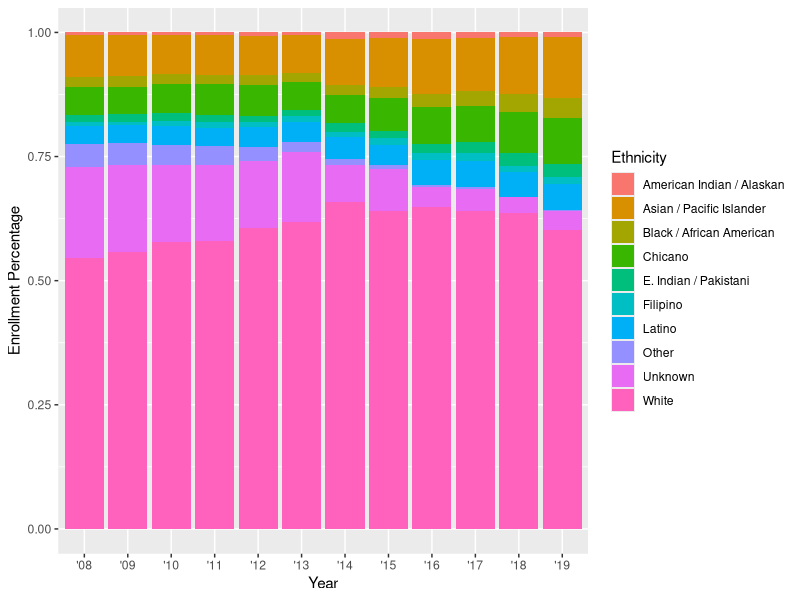

The R source for this figure:
## ---- chunk 1
knitr::opts_chunk$set(echo = TRUE)
## ---- chunk 2
# Attach packages

library(tidyverse)
library(here)
## ---- chunk 3
# Read in the data

ucsb_grad <- read_csv(here("data", "ucsb_grad_data.csv"))
## ---- chunk 4
# Creating a column graph

ggplot(data = ucsb_grad, aes(x = year_abbr, y = domestic_enrollment)) + 
  geom_col(aes(fill = ethnicity), position = "fill") + # Sorting by proportion of ethnicity
  labs(x = "Year", 
       y = "Enrollment Percentage", 
       fill = "Ethnicity")
